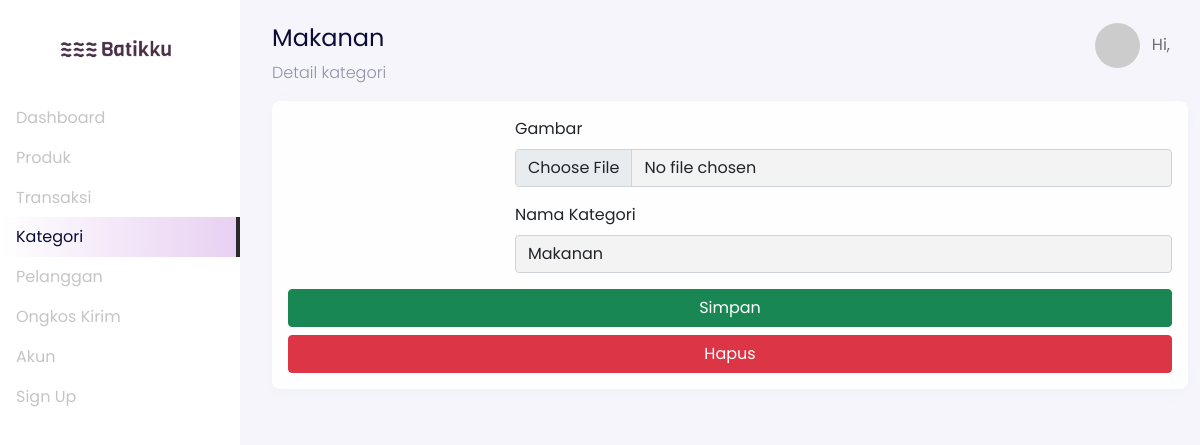
The app's page /backend/categories/edit.php?categories_id=1, older data.
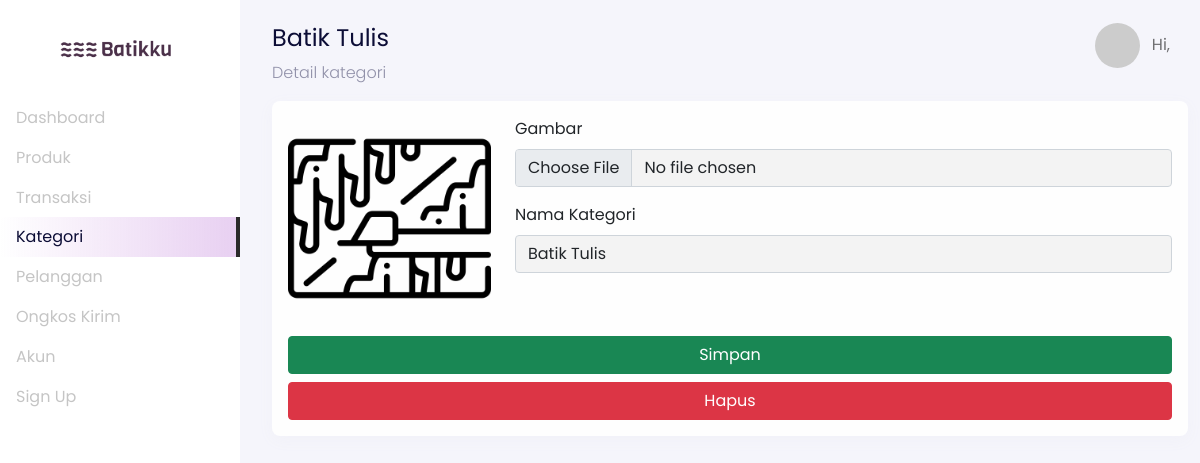
The same page, newer data.
### tables this page shows
CREATE TABLE `categories` (
  `categories_id` int(11) NOT NULL,
  `name_category` varchar(255) NOT NULL,
  `slug` varchar(255) NOT NULL,
  `photo` varchar(225) NOT NULL
);

### backend/categories/edit.php (the view, shortened to what this page needs)
<?php
    include '../components/header.php';
?>
<body>
  <div class="page-dashboard">
    <div class="d-flex"  id="wrapper" data-aos="fade-right">
      <div class="border-right" id="sidebar-wrapper">
          <div class="sidebar-heading text-center">
            <img src="../../images/dashboard-logo.png" alt="" srcset="" class="my-4" width="120px">
          </div>
          <div class="list-group list-group-flush">
            <a href="" class="list-group-item list-group-item-action ">Dashboard</a>
            <a href="../products/index.php" class="list-group-item list-group-item-action">Produk</a>
            <a href="../transactions/index.php" class="list-group-item list-group-item-action">Transaksi</a>
            <a href="../categories/" class="list-group-item list-group-item-action active">Kategori</a>
            <a href="../pelanggan/" class="list-group-item list-group-item-action">Pelanggan</a>
            <a href="../account/" class="list-group-item list-group-item-action">Ongkos Kirim</a>
            <a href="../account/dashboard-account.php" class="list-group-item list-group-item-action">Akun</a>
            <a href="../../logout.php" class="list-group-item list-group-item-action">Sign Up</a>
          </div>
        </div>
        <div id="page-content-wrapper">
          <nav class="navbar navbar-store navbar-expand-lg navbar-light" data-aos="fade-down">
            <div class="container-fluid">
              <div class="collapse navbar-collapse" id="navbarSupportedContent">
                <ul class="navbar-nav ms-auto d-none d-lg-flex">
                    <li class="nav-item dropdown">
                      <a href="#" class="nav-link" id="navbarDropdown" role="button" data-bs-toggle="dropdown">
                        <img src="https://ui-avatars.com/api/?name=<?= $_SESSION['name']; ?>" alt="" class="rounded-circle me-2 profile-picture">
                        Hi, <?= $_SESSION['name']; ?>
                      </a>
                    </li>
                </ul>
              </div>
            </div>
          </nav>
          <div class="section-content section-dashboard-home" data-aos="fade-up">
          <?php
            $categories_id = $_GET['categories_id'];
            $query = mysqli_query($config, "SELECT * FROM categories WHERE categories_id='$categories_id'");
            while ($data = mysqli_fetch_array($query)) {
          ?>
          <div class="container-fluid">
              <div class="dashboard-heading">
                <h2 class="dashboard-title"><?= $data['name_category']; ?></h2>
                <p class="dashboard-subtitle">
                  Detail kategori
                </p>
              </div>
              <div class="dashboard-content">
                <div class="row">
                  <div class="col-12">
                    <form action="update.php" method="POST" enctype="multipart/form-data">
                      <div class="card">
                        <div class="card-body">
                          <div class="row">
                            <div class="col-md-3">
                              <div class="mb-3">
                                <img src="../../images/categories/<?= $data['photo']; ?>"  id="image-preview" class="img-fluid" alt="" srcset="">
                              </div>
                            </div>
                            <div class="col-md-9">
                              <div class="mb-3">
                                <label class="form-label">Gambar</label>
                                <input type="file" class="form-control"  name="foto" id="image-source"  onchange="previewImage();">
                              </div>
                              <div class="mb-3">
                                <label class="form-label">Nama Kategori</label>
                                <input type="text" class="form-control" value="<?= $data['name_category']; ?>" name="name_category" required>
                              </div>
                            </div>
                          </div>
                          <div class="row">
                            <div class="col-12 text-end d-grid gap-2">
                              <button type="submit" class="btn btn-success px-5 btn-block">Simpan</button>
                              <a href="destroy.php?categories_id=<?= $categories_id; ?>"  class="btn btn-danger px-5 btn-block">Hapus</a>
                            </div>
                          </div>
                        </div>
                      </div>
                    </form>
                  </div>
                </div>
              </div>
            </div>
          </div>
          <?php
            }
          ?>
          </div>
        </div>
    </div>
  <?php
    include '../components/footer.php';
  ?>

Row changes from the older to the newer data that the page shows:
removed categories: name_category "Makanan"
added categories: name_category "Batik Tulis", photo (picture)
